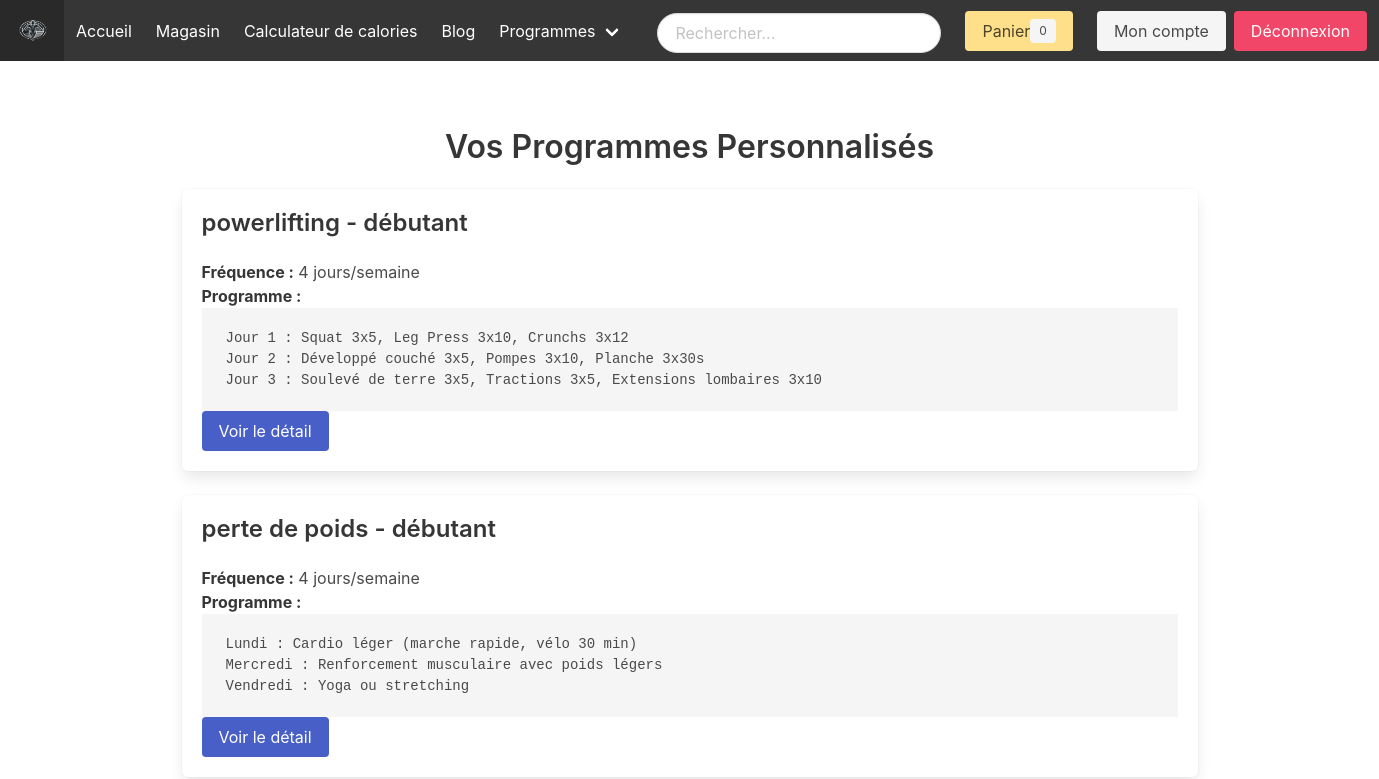
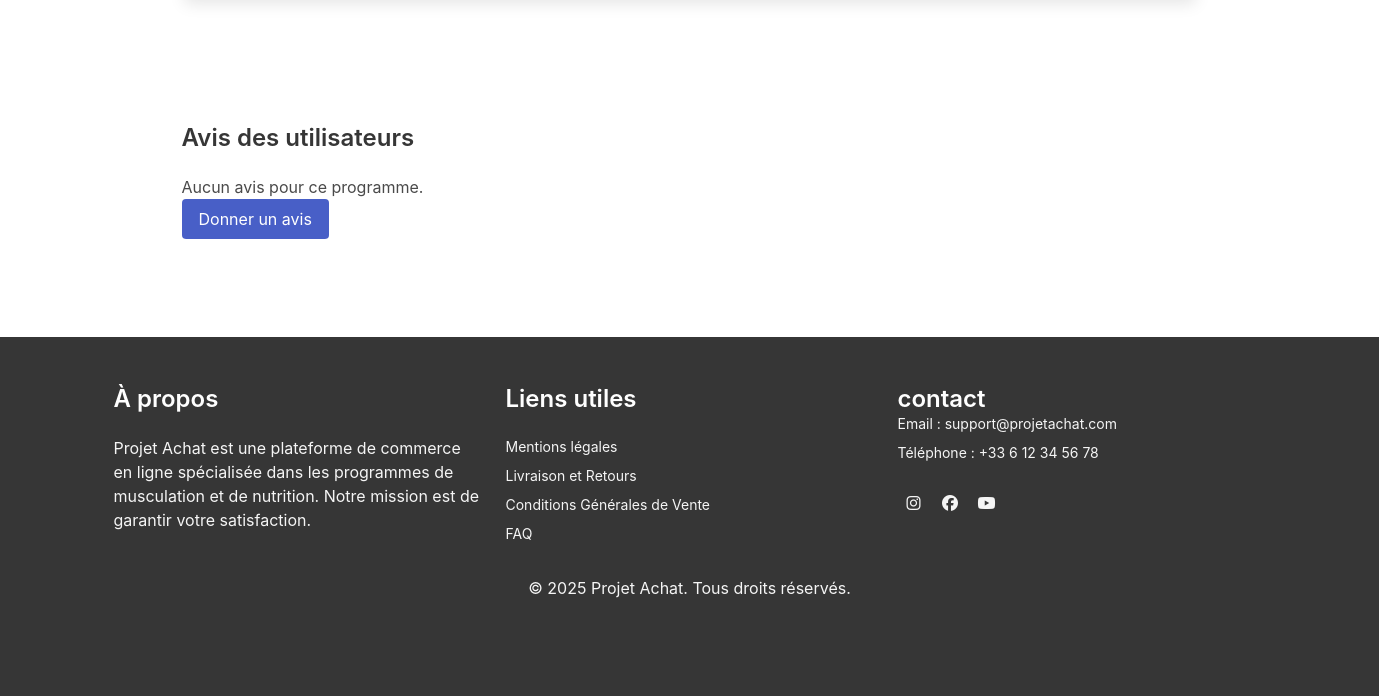
Before: /pages/afficher_programmes.php (signed in) with the older database file (2 pictures, top to bottom).
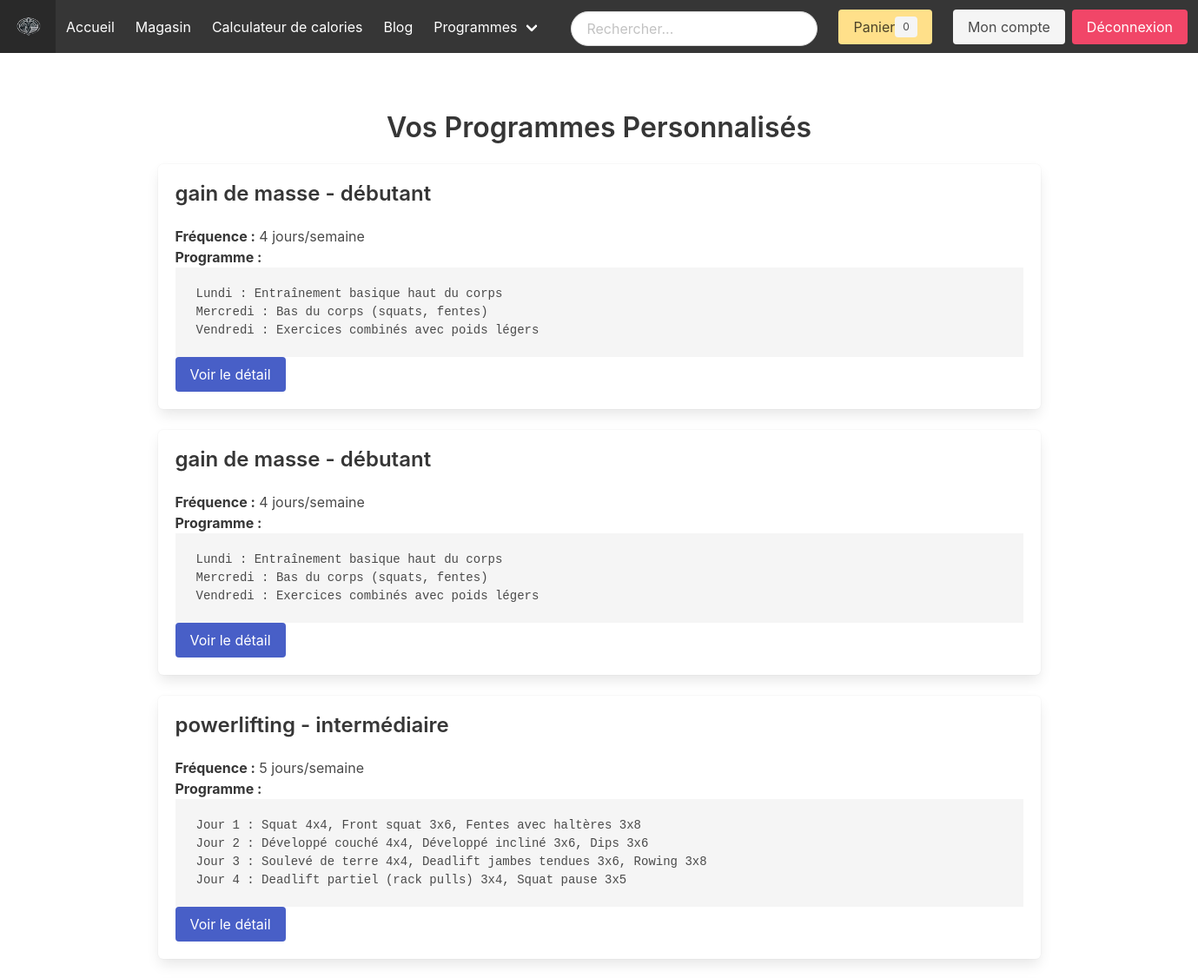
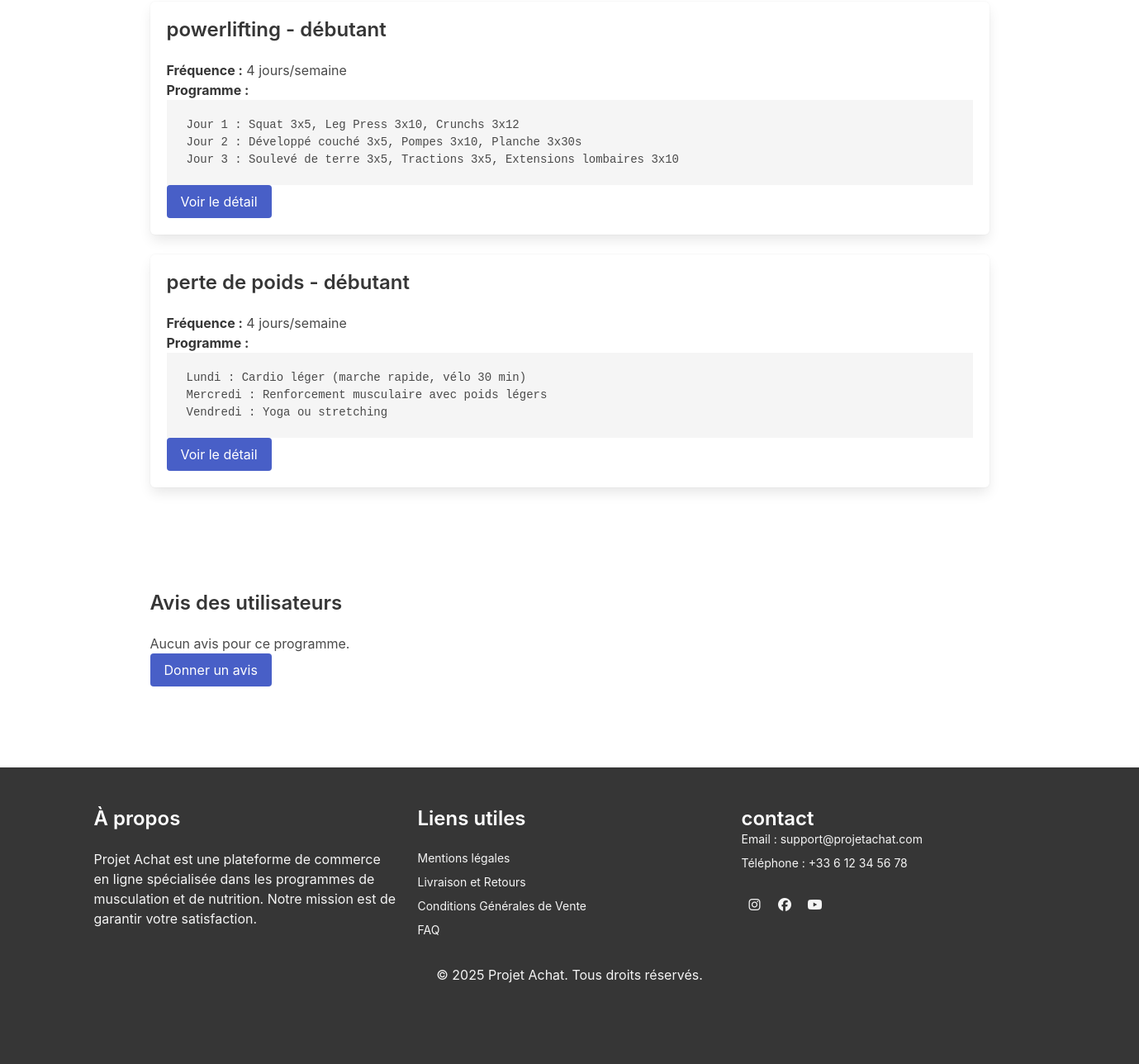
After: the same page with the newer database file (2 pictures, top to bottom).
### tables this page shows
CREATE TABLE IF NOT EXISTS `user_programs` (
  `id_programme` int NOT NULL AUTO_INCREMENT,
  `user_id` int NOT NULL,
  `objectif` varchar(255) NOT NULL,
  `frequence` int DEFAULT NULL,
  `niveau` varchar(50) NOT NULL,
  `programme` text NOT NULL,
  `created_at` timestamp NULL DEFAULT CURRENT_TIMESTAMP,
  `updated_at` timestamp NULL DEFAULT CURRENT_TIMESTAMP ON UPDATE CURRENT_TIMESTAMP,
  PRIMARY KEY (`id_programme`),
  KEY `fk_user_programs_user` (`user_id`),
  CONSTRAINT `fk_user_programs_user` FOREIGN KEY (`user_id`) REFERENCES `utilisateurs` (`id_utilisateur`) ON DELETE CASCADE
);

### pages/afficher_programmes.php (the view, shortened to what this page needs)
<?php
include '../config/db.php';
$userId = $_SESSION['user_id'];
try {
    $stmt = $pdo->prepare("SELECT * FROM user_programs WHERE user_id = :user_id ORDER BY created_at DESC");
    $stmt->execute(['user_id' => $userId]);
    $programmes = $stmt->fetchAll();
} catch (PDOException $e) {
    die("Erreur lors de la récupération des programmes : " . $e->getMessage());
}
?>
<!DOCTYPE html>
<html lang="fr">
<head>
    <link rel="stylesheet" href="https://cdn.jsdelivr.net/npm/bulma@0.9.4/css/bulma.min.css">
</head>
<body>
<?php include '../includes/header.php'; ?>
<main class="container">
    <section class="section">
        <h1 class="title">Vos Programmes Personnalisés</h1>
        <?php if ($programmes): ?>
            <?php foreach ($programmes as $programme): ?>
                <div class="box">
                    <h2 class="title is-4"><?= htmlspecialchars($programme['objectif']); ?> - <?= htmlspecialchars($programme['niveau']); ?></h2>
                    <p><strong>Fréquence :</strong> <?= htmlspecialchars($programme['frequence']); ?> jours/semaine</p>
                    <p><strong>Programme :</strong></p>
                    <pre><?= htmlspecialchars($programme['programme']); ?></pre>
                    <a href="detail_programme.php?id=<?= $programme['id_programme']; ?>" class="button is-link">Voir le détail</a>
                </div>
            <?php endforeach; ?>
        <?php else: ?>
            <p>Aucun programme enregistré.</p>
        <?php endif; ?>
    </section>
    <?php
$stmt = $pdo->prepare("SELECT * FROM user_programs WHERE user_id = :user_id ORDER BY created_at DESC");
$stmt->execute(['user_id' => $userId]);
$programmes = $stmt->fetchAll(PDO::FETCH_ASSOC);
$avis = $stmt->fetchAll();
?>
<section class="section">
    <h2 class="title is-4">Avis des utilisateurs</h2>
    <?php if ($avis): ?>
        <?php foreach ($avis as $avis_item): ?>
            <div class="box">
                <p><strong>Note :</strong> <?= htmlspecialchars($avis_item['note']) ?>/5</p>
                <p><?= nl2br(htmlspecialchars($avis_item['commentaire'])) ?></p>
                <p><small><em>Publié le <?= htmlspecialchars($avis_item['date_avis']) ?></em></small></p>
            </div>
        <?php endforeach; ?>
    <?php else: ?>
        <p>Aucun avis pour ce programme.</p>
    <?php endif; ?>
    <a href="ajouter_avis.php?type_contenu=programme&contenu_id=<?= $programme_id; ?>" class="button is-link">Donner un avis</a>
</section>
</main>
<?php include '../includes/footer.php'; ?>
</body>
</html>

### includes/header.php (shortened to what this page needs)
<!DOCTYPE html>
<html lang="fr">
<head>
    <link rel="stylesheet" href="../assets/css/style.css">
    <link rel="stylesheet" href="https://cdn.jsdelivr.net/npm/bulma@0.9.4/css/bulma.min.css">
</head>
<body>
<header>
    <nav class="navbar is-dark" role="navigation" aria-label="main navigation">
        <div class="navbar-brand">
            <a class="navbar-item" href="../pages/accueil.php">
                <img src="../img/logo.png" alt="Logo" width="40" height="40">
            </a>
        </div>
        <div id="navbarBasic" class="navbar-menu">
            <div class="navbar-start">
                <a class="navbar-item" href="../pages/accueil.php">Accueil</a>
                <a class="navbar-item" href="../pages/magasin.php">Magasin</a>
                <a class="navbar-item" href="../pages/calculateur_calories.php">Calculateur de calories</a>
                <a class="navbar-item" href="../pages/blog.php">Blog</a>
                <div class="navbar-item has-dropdown is-hoverable">
                    <a class="navbar-link">Programmes</a>
                </div>
            </div>
            <div class="navbar-end">
                <div class="navbar-item">
                    <form action="../pages/recherche.php" method="GET">
                        <input class="input is-rounded" type="text" name="query" placeholder="Rechercher...">
                    </form>
                </div>
                <div class="navbar-item">
                    <a href="../pages/panier.php" class="button is-warning">
                        <span>Panier</span>
                        <span class="tag is-light"><?= isset($_SESSION['cart_count']) ? $_SESSION['cart_count'] : 0; ?></span>
                    </a>
                </div>
                <div class="navbar-item">
                    <div class="buttons">
                        <?php if (isset($_SESSION['user_id'])): ?>
                            <a class="button is-light" href="../pages/compte.php">Mon compte</a>
                            <a class="button is-danger" href="../pages/deconnexion.php">Déconnexion</a>
                        <?php else: ?>
                            <a class="button is-primary" href="../pages/inscription.php"><strong>S'inscrire</strong></a>
                            <a class="button is-light" href="../pages/connexion.php">Se connecter</a>
                        <?php endif; ?>
                    </div>
                </div>
            </div>
        </div>
    </nav>
</header>

### includes/footer.php (shortened to what this page needs)
<footer class="footer has-background-dark has-text-light">
    <div class="container">
        <div class="columns">
            <div class="column is-one-third">
                <h2 class="title is-4 has-text-white">À propos</h2>
                <p class="content has-text-light">
                    Projet Achat est une plateforme de commerce en ligne spécialisée dans les programmes de musculation et de nutrition. Notre mission est de garantir votre satisfaction.
                </p>
            </div>
            <div class="column is-one-third">
                <h2 class="title is-4 has-text-white">Liens utiles</h2>
                <ul class="content">
                    <li><a href="../pages/mentions_legales.php" class="has-text-light">Mentions légales</a></li>
                    <li><a href="../pages/livraison_retours.php" class="has-text-light">Livraison et Retours</a></li>
                    <li><a href="../pages/cgv.php" class="has-text-light">Conditions Générales de Vente</a></li>
                    <li><a href="../pages/faq.php" class="has-text-light">FAQ</a></li>
                </ul>
            </div>
            <div class="column is-one-third">
                <h2 ><a href="../pages/contact.php" class="title is-4 has-text-white">contact</a></h2>
                <ul class="content">
                    <li> Email : <a href="mailto:support@projetachat.com" class="has-text-light">support@projetachat.com</a><br></li>
                    <li>Téléphone :  +33 6 12 34 56 78</li>
                </ul>
                <div class="socials">
                    <a href="https://www.instagram.com" class="icon is-medium has-text-light"><i class="fab fa-instagram"></i></a>
                    <a href="https://www.facebook.com" class="icon is-medium has-text-light"><i class="fab fa-facebook"></i></a>
                    <a href="https://www.youtube.com" class="icon is-medium has-text-light"><i class="fab fa-youtube"></i></a>
                </div>
            </div>
        </div>
        <div class="footer-bottom has-text-centered">
            <p class="content has-text-light">&copy; <?= date("Y"); ?> Projet Achat. Tous droits réservés.</p>
        </div>
    </div>
</footer>

### css/style.css (style rules this page uses)
body { font-family: Arial, sans-serif; margin: 0; padding: 0; }
main { padding: 20px; max-width: 800px; margin: auto; }
h1 { color: #ffffff; text-align: center; margin-bottom: 20px; }
section { margin-bottom: 30px; }
section h2 { color: #333; margin-bottom: 10px; font-size: 18px; }
ul { list-style: none; padding: 0; }
ul li { margin-bottom: 8px; font-size: 14px; }
form { display: flex; flex-direction: column; }
form input, form textarea, form button { margin-top: 5px; padding: 10px; font-size: 14px; border: 1px solid #ccc; border-radius: 4px; }

Changed rows visible on the page:
added user_programs: objectif "gain de masse", niveau "débutant", frequence "4", programme "Lundi : Entraînement basique haut du corps Mercredi : Bas du corps (squats, fentes) Vendredi : Exercices combinés avec poids légers"
added user_programs: objectif "gain de masse", niveau "débutant", frequence "4", programme "Lundi : Entraînement basique haut du corps Mercredi : Bas du corps (squats, fentes) Vendredi : Exercices combinés avec poids légers"
added user_programs: objectif "powerlifting", niveau "intermédiaire", frequence "5", programme "Jour 1 : Squat 4x4, Front squat 3x6, Fentes avec haltères 3x8 Jour 2 : Développé couché 4x4, Développé incliné 3x6, Dips 3x6 Jour 3 : Soulevé de terre 4x4, Deadlift jambes tendues 3x6, Rowing 3x8 Jour 4 : Deadlift partiel (rack pulls) 3x4, Squat pause 3x5"
